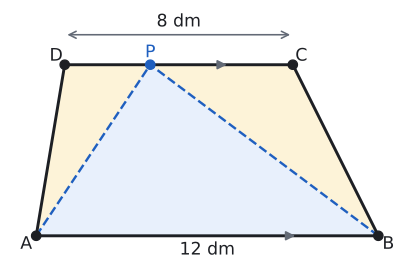

Reproduce this figure in Python.
# Alıştırma 10: |AB| = 12, |DC| = 8, alan 60 → h = 6; P ∈ [DC]; A(APB) = 36, kalan iki parça 24.
import sys; sys.path.insert(0, "tools")
from cizim import *

S = 1.0  # ölçek: yazı ve işaret boşlukları bu birimle çarpılır
P = lambda x, y: np.array([float(x), float(y)])
uz = lambda U, V: round(float(np.linalg.norm(U - V)), 4)
def alan(*K):
    x = [k[0] for k in K]; y = [k[1] for k in K]
    return round(abs(sum(x[i] * y[i - 1] - x[i - 1] * y[i] for i in range(len(K)))) / 2, 4)
def kesis(p, u, q, v):
    t = np.linalg.solve(np.array([u, -v]).T, q - p); return p + t[0] * u
def paralel_isareti(U, V, renk=SOLUK, k=0.18, f=0.5):
    M = U + f * (V - U); t = (V - U) / np.linalg.norm(V - U)
    ax.annotate("", xy=M + k * S * t, xytext=M - k * S * t, arrowprops=dict(arrowstyle="-|>", color=renk, lw=1.4, mutation_scale=14))
def cetik(U, V, n=1, renk=SOLUK, L=0.16):
    M = (U + V) / 2; t = (V - U) / np.linalg.norm(V - U); m = np.array([-t[1], t[0]])
    for i in range(n):
        c = M + (i - (n - 1) / 2) * 0.13 * S * t
        ax.plot(*zip(c - L * S * m, c + L * S * m), color=renk, lw=1.5)
def olcu(U, V, metin, d=0.3, renk=YAZI, fs=13):
    """[UV] parçasının ortasına, U->V yönünün soluna d kadar uzağa yazı (d < 0: sağına)."""
    M = (U + V) / 2; t = (V - U) / np.linalg.norm(V - U); m = np.array([-t[1], t[0]])
    ax.text(*(M + d * S * m), metin, ha="center", va="center", color=renk, fontsize=fs)
def dik_isareti(K, U, V, r=0.28):
    a_ = (U - K) / np.linalg.norm(U - K) * r * S; b_ = (V - K) / np.linalg.norm(V - K) * r * S
    ax.plot(*zip(K + a_, K + a_ + b_, K + b_), color=SOLUK, lw=1.3)
def boya(*K, renk=MAVI_ACIK):
    ax.add_patch(patches.Polygon(np.array(K), closed=True, facecolor=renk, edgecolor="none", zorder=0))
def ortasi(*K):
    return sum(K) / len(K)
def ad(K, metin, dx, dy, renk=YAZI):
    ax.text(K[0] + dx * S, K[1] + dy * S, metin, ha="center", va="center", color=renk, fontsize=13)
def yamuk(A, B, C, D, fa=0.5, fd=0.5):
    ax.plot(*zip(A, B, C, D, A), color=YAZI, zorder=3)
    paralel_isareti(A, B, f=fa); paralel_isareti(D, C, f=fd)
    for Q in (A, B, C, D): nokta(ax, *Q, "")
def cerceve(xmin, xmax, ymin, ymax, en=6.0):
    fig, ax = sekil(en, en * (ymax - ymin) / (xmax - xmin))
    ax.set_aspect("equal"); ax.axis("off")
    ax.set_xlim(xmin, xmax); ax.set_ylim(ymin, ymax)
    return fig, ax

A, B, C, D = P(0, 0), P(12, 0), P(9, 6), P(1, 6)
Pn = P(4, 6)
print("ABCD", alan(A, B, C, D), "APB", alan(A, Pn, B), "APD+PBC", alan(A, Pn, D) + alan(Pn, B, C))
fig, ax = cerceve(-1.0, 13.0, -1.2, 8.0, en=5.4)
boya(A, Pn, D, renk=SARI_ACIK); boya(Pn, B, C, renk=SARI_ACIK); boya(A, B, Pn, renk=MAVI_ACIK)
ax.plot(*zip(A, Pn), color=MAVI, lw=1.8, ls="--"); ax.plot(*zip(B, Pn), color=MAVI, lw=1.8, ls="--")
yamuk(A, B, C, D, fa=0.75, fd=0.7)
nokta(ax, *Pn, "", renk=MAVI)
ad(A, "A", -0.35, -0.3); ad(B, "B", 0.35, -0.3); ad(C, "C", 0.3, 0.3); ad(D, "D", -0.3, 0.3)
ad(Pn, "P", 0, 0.42, renk=MAVI)
olcu(A, B, "12 dm", d=-0.5); 
ax.annotate("", xy=(9, 7.05), xytext=(1, 7.05), arrowprops=dict(arrowstyle="<->", color=SOLUK, lw=1.2))
ax.text(5, 7.5, "8 dm", ha="center", va="center")
kaydet(fig, __file__)
